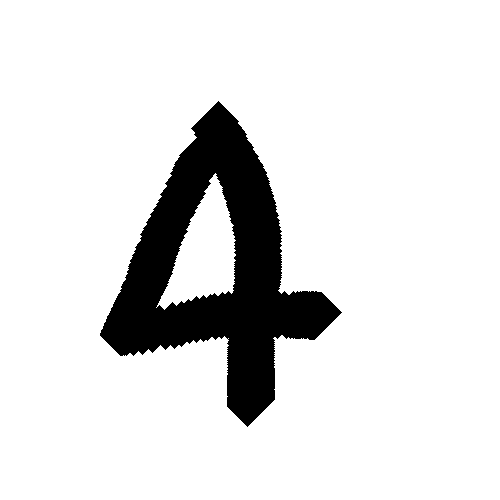
#> input picture image.png, 500 x 500 px, given in place of S.png, which was not available
$ jupyter execute --allow-errors 'Character recognition.ipynb'
#> lines starting #> are read from the running program, lines starting #| are printed output that depends on the picture; after the words box and inside, x2 and y2 are one past the last pixel; in counts of white or black regions, pixels touching at a corner belong together; pictures that were not available may be replaced by others from this repository, and a replacement may not be noted
[cell 1]
# Importing necessary libraries

from keras.datasets import mnist
import matplotlib.pyplot as plt
import cv2
import numpy as np
from keras.models import Sequential
from keras.layers import Dense, Flatten, Conv2D, MaxPool2D, Dropout
from tensorflow.keras.optimizers import SGD, Adam
from keras.callbacks import ReduceLROnPlateau, EarlyStopping
from tensorflow.keras.utils import to_categorical
import pandas as pd
import numpy as np
from sklearn.model_selection import train_test_split
from keras.utils import np_utils

from tqdm import tqdm_notebook
from sklearn.utils import shuffle

[cell 2]
from google.colab import drive
drive.mount('/content/drive')

#> (a cell that did not finish here is left out)

#> (a cell that did not finish here is left out)

#> (a cell that did not finish here is left out)

[cell 6]
# Dictionary for getting characters from index values...
word_dict = {0:'A',1:'B',2:'C',3:'D',4:'E',5:'F',6:'G',7:'H',8:'I',9:'J',10:'K',11:'L',12:'M',13:'N',14:'O',15:'P',16:'Q',17:'R',18:'S',19:'T',20:'U',21:'V',22:'W',23:'X', 24:'Y',25:'Z'}

#> (a cell that did not finish here is left out)

#> (a cell that did not finish here is left out)

#> (a cell that did not finish here is left out)

#> (a cell that did not finish here is left out)

#> (a cell that did not finish here is left out)

#> (a cell that did not finish here is left out)

#> (a cell that did not finish here is left out)

#> (a cell that did not finish here is left out)

[cell 15]
# Displaying some of the test images & their predicted labels...

fig, axes = plt.subplots(3,3, figsize=(8,9))
axes = axes.flatten()

#> (the rest of this cell did not finish here and is left out)

[cell 16]
from google.colab.patches import cv2_imshow
img = cv2.imread(r'/content/S.png')
#> img is the input picture: shape (500, 500, 3); 88.4% white; 1 black region, box (x1, y1, x2, y2) and area: (100, 101, 342, 427) 29105
img_copy = img.copy()

img = cv2.cvtColor(img, cv2.COLOR_BGR2RGB)
img = cv2.resize(img, (400,440))
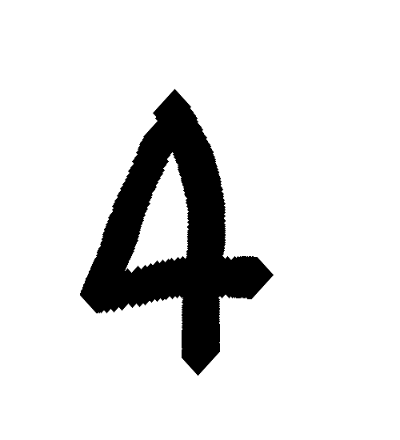
#> img: shape (440, 400, 3); min 0, max 255, mean 225.3

img_copy = cv2.GaussianBlur(img_copy, (7,7), 0)
img_gray = cv2.cvtColor(img_copy, cv2.COLOR_BGR2GRAY)
_, img_thresh = cv2.threshold(img_gray, 100, 255, cv2.THRESH_BINARY_INV)
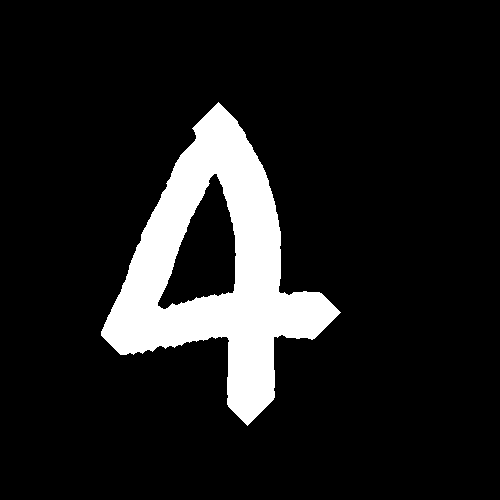
#> img_thresh: shape (500, 500); 11.4% white; 1 white region, box (x1, y1, x2, y2) and area: (101, 102, 341, 426) 28522

img_final = cv2.resize(img_thresh, (28,28))
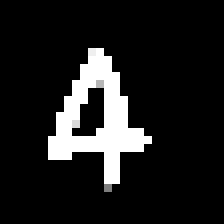
#> img_final: shape (28, 28) (shown 8 times larger); min 0, max 255, mean 29.6
img_final =np.reshape(img_final, (1,28,28,1))


#> (the rest of this cell did not finish here and is left out)
